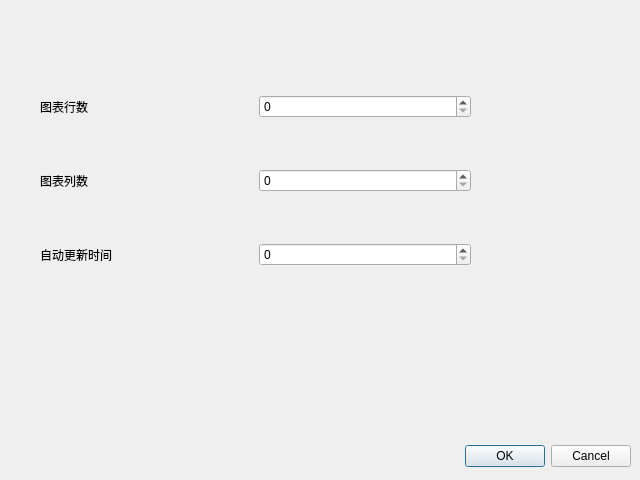
<?xml version="1.0" encoding="UTF-8"?>
<ui version="4.0">
 <class>TodayMinuteCfg</class>
 <widget class="QDialog" name="TodayMinuteCfg">
  <property name="geometry">
   <rect>
    <x>0</x>
    <y>0</y>
    <width>640</width>
    <height>480</height>
   </rect>
  </property>
  <property name="windowTitle">
   <string>Dialog</string>
  </property>
  <widget class="QDialogButtonBox" name="buttonBox">
   <property name="geometry">
    <rect>
     <x>10</x>
     <y>440</y>
     <width>621</width>
     <height>32</height>
    </rect>
   </property>
   <property name="orientation">
    <enum>Qt::Horizontal</enum>
   </property>
   <property name="standardButtons">
    <set>QDialogButtonBox::Cancel|QDialogButtonBox::Ok</set>
   </property>
  </widget>
  <widget class="QWidget" name="gridLayoutWidget">
   <property name="geometry">
    <rect>
     <x>40</x>
     <y>50</y>
     <width>431</width>
     <height>261</height>
    </rect>
   </property>
   <layout class="QGridLayout" name="gridLayout">
    <item row="1" column="1">
     <widget class="QSpinBox" name="spinBoxColumn"/>
    </item>
    <item row="0" column="0">
     <widget class="QLabel" name="label">
      <property name="text">
       <string>图表行数</string>
      </property>
     </widget>
    </item>
    <item row="1" column="0">
     <widget class="QLabel" name="label_2">
      <property name="text">
       <string>图表列数</string>
      </property>
     </widget>
    </item>
    <item row="0" column="1">
     <widget class="QSpinBox" name="spinBoxRow"/>
    </item>
    <item row="2" column="0">
     <widget class="QLabel" name="label_3">
      <property name="text">
       <string>自动更新时间</string>
      </property>
     </widget>
    </item>
    <item row="2" column="1">
     <widget class="QSpinBox" name="spinBoxUpdateTime"/>
    </item>
   </layout>
  </widget>
 </widget>
 <resources/>
 <connections>
  <connection>
   <sender>buttonBox</sender>
   <signal>accepted()</signal>
   <receiver>TodayMinuteCfg</receiver>
   <slot>accept()</slot>
   <hints>
    <hint type="sourcelabel">
     <x>248</x>
     <y>254</y>
    </hint>
    <hint type="destinationlabel">
     <x>157</x>
     <y>274</y>
    </hint>
   </hints>
  </connection>
  <connection>
   <sender>buttonBox</sender>
   <signal>rejected()</signal>
   <receiver>TodayMinuteCfg</receiver>
   <slot>reject()</slot>
   <hints>
    <hint type="sourcelabel">
     <x>316</x>
     <y>260</y>
    </hint>
    <hint type="destinationlabel">
     <x>286</x>
     <y>274</y>
    </hint>
   </hints>
  </connection>
 </connections>
</ui>
